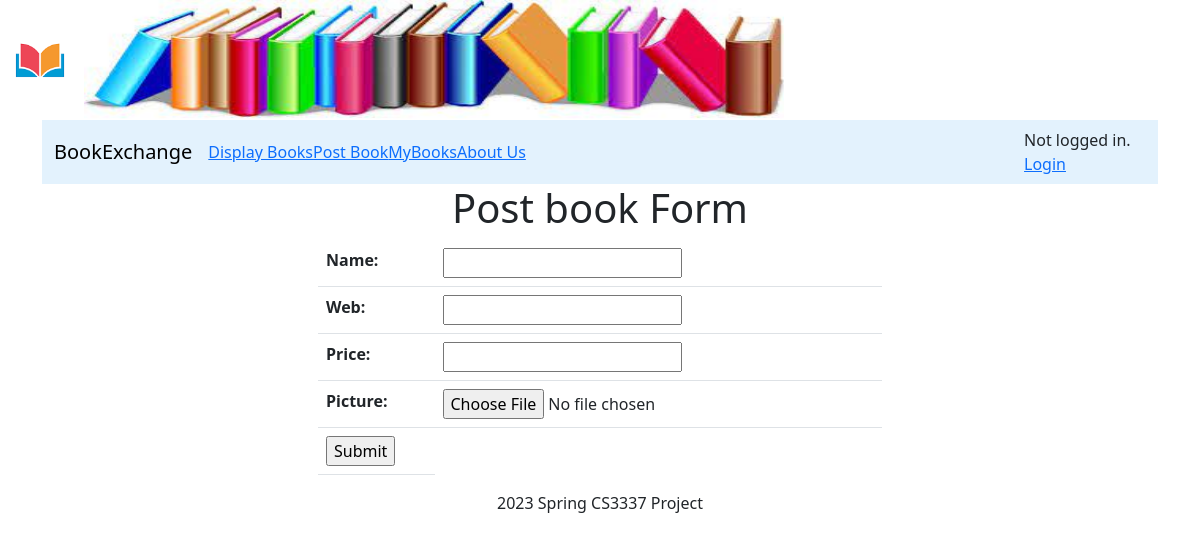
The app's page /postbook with its own data.
### bookMng/models.py (models this page shows, shortened)
class MainMenu(models.Model):
    item = models.CharField(max_length=200, unique=True)
    link = models.CharField(max_length=500, unique=True)

### bookMng/views.py (the view)
# urls.py: path('postbook', views.postbook, name='postbook'),
def postbook(request):
    submitted = False
    if request.method == 'POST':
        form = BookForm(request.POST, request.FILES)
        if form.is_valid():
            book = form.save(commit=False)
            try:
                book.username = request.user
            except Exception:
                pass
            book.save()
            return HttpResponseRedirect('postbook?submitted=True')
    else:
        form = BookForm()
        if 'submitted' in request.GET:
            submitted = True
    return render(request,
                  'bookMng/postbook.html',
                  {
                      'form': form,
                      'item_list': MainMenu.objects.all(),
                      'submitted': submitted,
                  }
                  )

### bookMng/forms.py
class BookForm(ModelForm):
    class Meta:
        model = Book
        fields = [
            'name',
            'web',
            'price',
            'picture',
        ]

### bookEx/templates/bookMng/postbook.html (shortened to what this page needs)
{% extends "base.html" %}
{% block sidenav %}
    {% for item in item_list %}
      <li>
          <a href="{{ item.link }}"> {{ item.item }} </a>
      </li>
    {% endfor %}
{% endblock sidenav %}
{% block content %}
   <h1 align="center"> Post book Form </h1>
   {% if  submitted %}
        <h1 align="center"> post book successfully </h1>
   {% else %}
        <div class = "container col-lg-6">
             <form class = "form" action="" enctype="multipart/form-data" method="post" novalidate>
                  <table class = "table" align="center">
                      {{ form.as_table }}
                      <tr>
                          <td>
                              <input type="submit" value="Submit">
                          </td>
                      </tr>
                  </table>
             </form>
        </div>
   {% endif %}
{% endblock content %}

### records on screen
MainMenu: item "Display Books"
MainMenu: item "Post Book"
MainMenu: item "MyBooks"
MainMenu: item "About Us"
